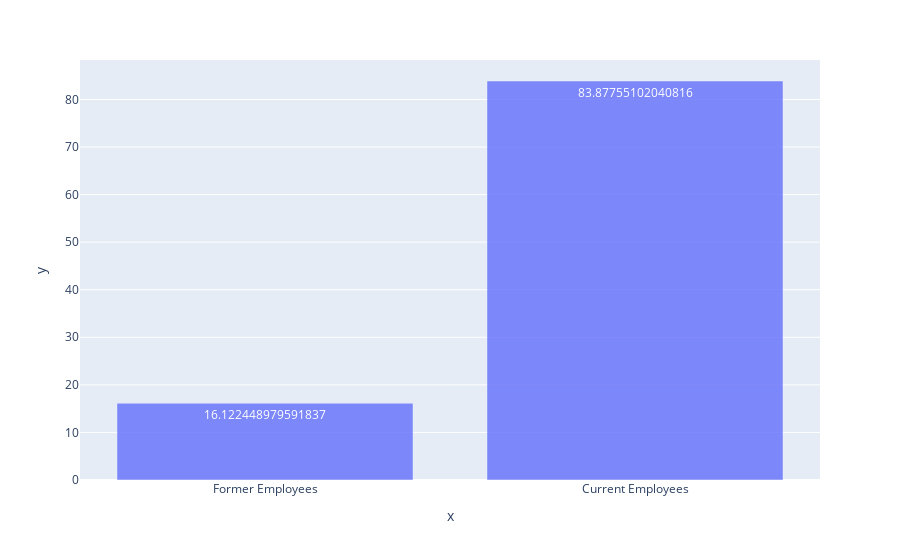

The code cell stored with this chart in its notebook:
### Code cell
# start your analysis here
plot_df=categorical['Attrition'].value_counts(normalize=True)
plot_df=plot_df.mul(100).rename('Percent').reset_index().sort_values('Percent')
plot_df.rename(columns={'index':'Attrition'}, inplace=True)
plot_df['Attrition']=['Former Employees' if i == 'Yes' else 'Current Employees' for i in plot_df['Attrition']]
x=plot_df['Attrition']
y=plot_df['Percent']

px.bar(x=x, y=y, text=y,opacity=.8)

### Figure 1 — Plotly figure (JSON) as saved in the notebook; plotly's stock layout.template omitted (floating-point values rounded to 4 significant figures)
{"data": [{"alignmentgroup": "True", "hovertemplate": "x=%{x}<br>y=%{y}<br>text=%{text}<extra></extra>", "legendgroup": "", "marker": {"color": "#636efa", "opacity": 0.8, "pattern": {"shape": ""}}, "name": "", "offsetgroup": "", "orientation": "v", "showlegend": false, "text": [16.12, 83.88], "textposition": "auto", "type": "bar", "x": ["Former Employees", "Current Employees"], "xaxis": "x", "y": [16.12, 83.88], "yaxis": "y"}], "layout": {"autosize": true, "barmode": "relative", "legend": {"tracegroupgap": 0}, "margin": {"t": 60}, "xaxis": {"anchor": "y", "autorange": true, "domain": [0, 1], "range": [-0.5, 1.5], "title": {"text": "x"}, "type": "category"}, "yaxis": {"anchor": "x", "autorange": true, "domain": [0, 1], "range": [0, 88.29], "title": {"text": "y"}, "type": "linear"}}}
